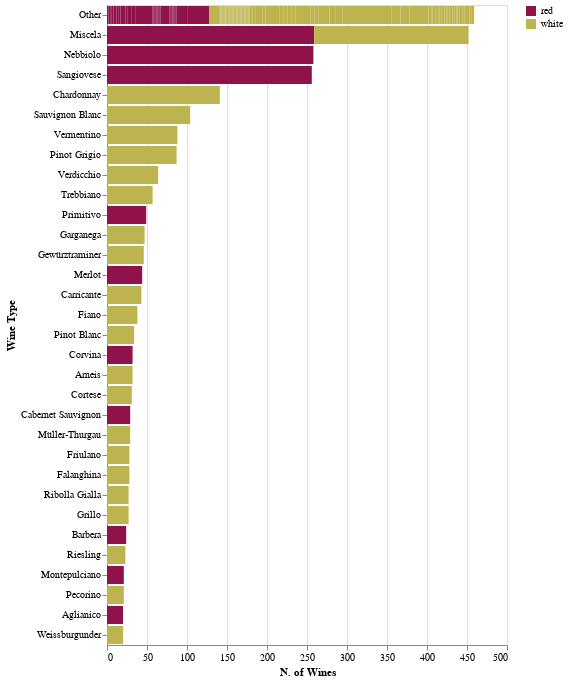

The notebook cell saved with this chart:
### Code cell
# Plot about number of wines per wine type and wine color distribution

alt.Chart(df_group).mark_bar().encode(
    y=alt.Y('wine_type2:N', sort='-x', title='Wine Type'),
    x=alt.X('name:Q', title='N. of Wines'),
    color=alt.Color('rw:N', title=None, scale=alt.Scale(domain=domain, range=range_)),
)

### Figure 1 — Vega-Lite specification as saved in the notebook (floating-point values rounded to 4 significant figures; data arrays with more than 128 entries replaced by an {"elided": "..."} marker saying what was removed)
{"config": {"view": {"continuousWidth": 400, "continuousHeight": 300}}, "data": {"name": "data-3421e937cb8e984d70a89f4e8eec8d42"}, "mark": "bar", "encoding": {"color": {"field": "rw", "scale": {"domain": ["red", "white"], "range": ["#8F124A", "#BDB450"]}, "title": null, "type": "nominal"}, "x": {"field": "name", "title": "N. of Wines", "type": "quantitative"}, "y": {"field": "wine_type2", "sort": "-x", "title": "Wine Type", "type": "nominal"}}, "$schema": "https://vega.github.io/schema/vega-lite/v4.17.0.json", "datasets": {"data-3421e937cb8e984d70a89f4e8eec8d42": {"elided": "160 records"}}}
